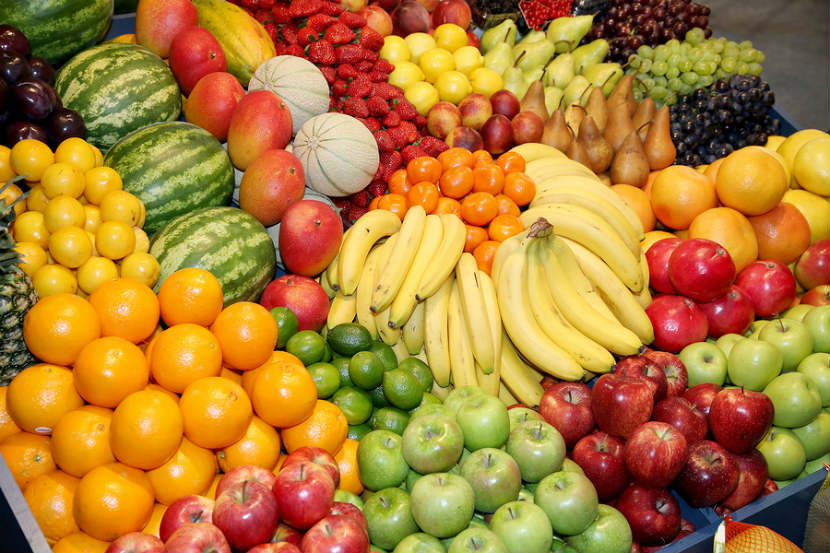
#> input picture image.jpg, 830 x 553 px
$ jupyter execute 'Image Segementation using K Means Clustering.ipynb'
#> lines starting #> are read from the running program, lines starting #| are printed output that depends on the picture
[cell 1]
import numpy as np
import matplotlib.pyplot as plt
import cv2

get_ipython().run_line_magic('matplotlib', 'inline')

# Read in the image
image = cv2.imread('image.jpg')
#> image is the input picture: shape (553, 830, 3); mean B, G, R 51.3, 124.6, 174.8

# Change color to RGB (from BGR)
image = cv2.cvtColor(image, cv2.COLOR_BGR2RGB)

plt.imshow(image)

[cell 2]
# Reshaping the image into a 2D array of pixels and 3 color values (RGB)
pixel_vals = image.reshape((-1,3))

# Convert to float type
pixel_vals = np.float32(pixel_vals)

[cell 3]
#the below line of code defines the criteria for the algorithm to stop running,
#which will happen is 100 iterations are run or the epsilon (which is the required accuracy)
#becomes 85%
criteria = (cv2.TERM_CRITERIA_EPS + cv2.TERM_CRITERIA_MAX_ITER, 100, 0.85)

# then perform k-means clustering wit h number of clusters defined as 3
#also random centres are initally chosed for k-means clustering
k = 3
retval, labels, centers = cv2.kmeans(pixel_vals, k, None, criteria, 10, cv2.KMEANS_RANDOM_CENTERS)
#> retval = 1.69e+09; centers = [[220.1, 196.7, 106.5], [87.65, 51.03, 27.13], [205.2, 126.8, 30.18]]

# convert data into 8-bit values
centers = np.uint8(centers)
#> centers = [[220, 196, 106], [87, 51, 27], [205, 126, 30]]
segmented_data = centers[labels.flatten()]

# reshape data into the original image dimensions
segmented_image = segmented_data.reshape((image.shape))
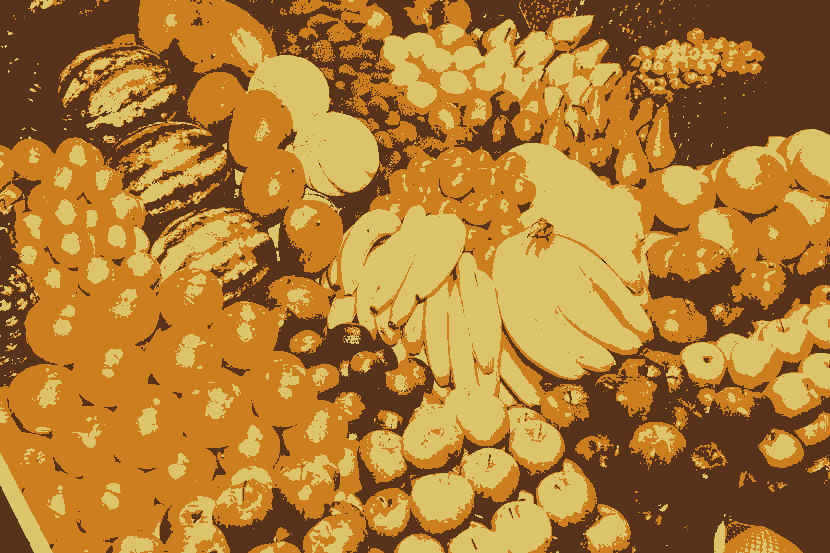
#> segmented_image: shape (553, 830, 3); mean R, G, B 174.5, 124.1, 51.1

plt.imshow(segmented_image)


$ run again, with Original.jpeg copied over image.jpg
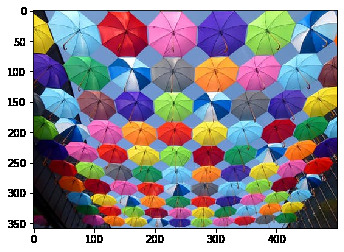
#> input picture Original.jpeg, 344 x 252 px
#> image is the input picture: shape (252, 344, 3); mean B, G, R 150.8, 142.8, 149.3
#> `retval, labels, centers = cv2.kmeans(pixel_vals, k, None, criteria, 10..`: retval = 604179715.1; centers = [[152, 150.8, 149.5], [66.66, 44.63, 68.62], [243.9, 247.6, 251.6]]
#> `centers = np.uint8(centers)`: centers = [[151, 150, 149], [66, 44, 68], [243, 247, 251]]
#> `segmented_image = segmented_data.reshape((image.shape))`:
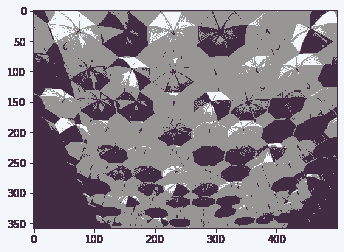
#> segmented_image: shape (252, 344, 3); mean R, G, B 148.4, 142.1, 150.2
